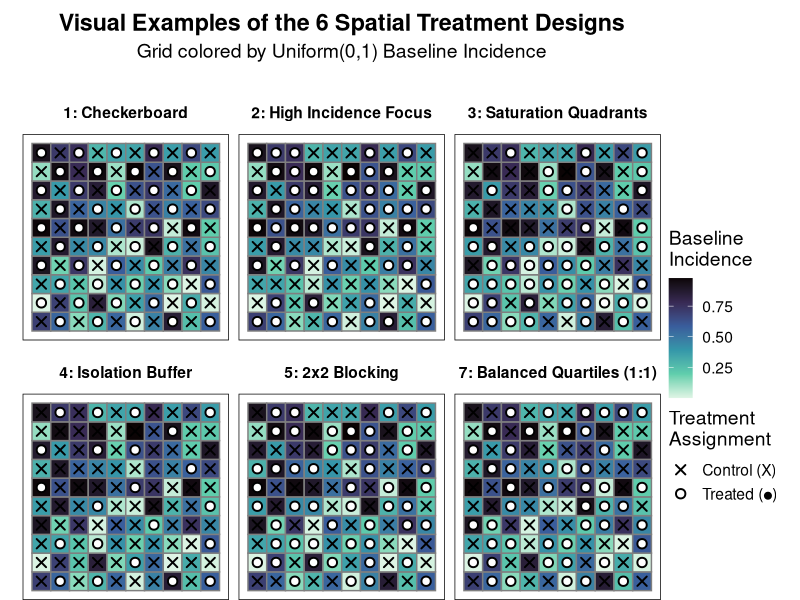
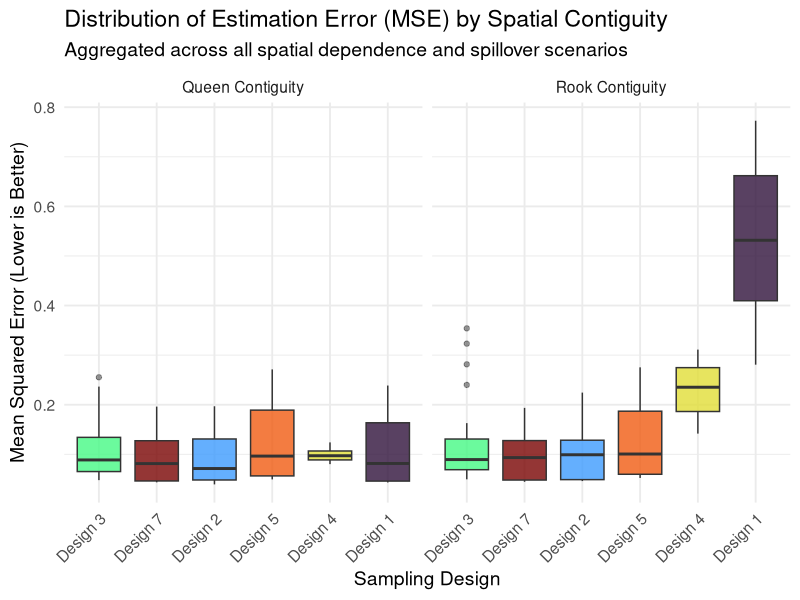
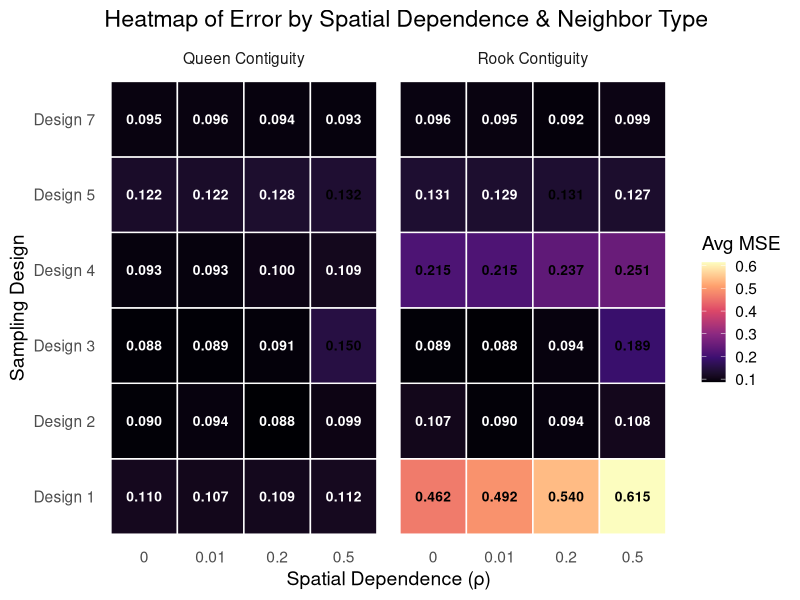

The R script that drew these images, in order:
## ---- chunk 1
# Install packages if not already installed
if (!require(spdep)) install.packages("spdep")
if (!require(dplyr)) install.packages("dplyr")
if (!require(ggplot2)) install.packages("ggplot2")
if (!require(viridis)) install.packages("viridis")

library(spdep)
library(dplyr)
library(ggplot2)
library(viridis)
## ---- chunk 2
# Toggle for Design 6 (Center Hotspot / Concentric Rings)
include_design_6 <- FALSE 

# Base Parameters
n_designs_resamples <- 100
n_outcome_resamples <- 1000
grid_dim <- 10
N_clusters <- grid_dim^2
coords <- expand.grid(x = 1:grid_dim, y = 1:grid_dim)

# Spatial Parameters
rho_vals <- c(0.00, 0.01, 0.20, 0.50)
gamma_vals <- c(0.5, 0.6, 0.7, 0.8)
spill_types <- c("control_only", "both")
neighbor_types <- c("rook", "queen")

# SDM Parameters
true_tau <- 1.0   # Direct intervention effect
beta <- 1.0       # Effect of baseline incidence on outcome
sigma <- 1.0      # Variance of the error term

# Determine which designs to run
if(include_design_6) {
  design_ids <- 1:7
} else {
  design_ids <- c(1, 2, 3, 4, 5, 7)
}
## ---- chunk 3
# Generate neighbor lists
nb_rook <- cell2nb(grid_dim, grid_dim, type = "rook")
nb_queen <- cell2nb(grid_dim, grid_dim, type = "queen")

# Generate Row-Standardized (style="W") Weight Matrices
W_rook <- nb2mat(nb_rook, style = "W", zero.policy = TRUE)
W_queen <- nb2mat(nb_queen, style = "W", zero.policy = TRUE)
## ---- chunk 4
get_designs <- function(design_id, n_resamples, N, incidence, nb_list) {
  mat <- matrix(0, nrow = N, ncol = n_resamples)
  
  if (design_id == 1) {
    # Design 1: Checkerboard (Block Stratification)
    cb1 <- (coords$x + coords$y) %% 2
    mat <- matrix(rep(cb1, n_resamples), ncol = n_resamples)
    
  } else if (design_id == 2) {
    # Design 2: High Incidence Focus
    med_val <- median(incidence)
    trt_assign <- ifelse(incidence > med_val, 1, 0)
    mat <- matrix(rep(trt_assign, n_resamples), ncol = n_resamples)
    
  } else if (design_id == 3) {
    # Design 3: Saturation Quadrants
    q_id <- ifelse(coords$x <= 5 & coords$y <= 5, 1,
            ifelse(coords$x > 5  & coords$y <= 5, 2,
            ifelse(coords$x <= 5 & coords$y > 5,  3, 4)))
    
    for (i in 1:n_resamples) {
      z <- numeric(N)
      current_sats <- sample(c(0.20, 0.40, 0.60, 0.80)) 
      for (q in 1:4) {
        idx <- which(q_id == q)
        n_trt <- round(length(idx) * current_sats[q])
        z[idx] <- sample(c(rep(1, n_trt), rep(0, length(idx) - n_trt)))
      }
      mat[, i] <- z
    }
    
  } else if (design_id == 4) {
    # Design 4: Intervention Isolation (Buffer)
    for (i in 1:n_resamples) {
      z <- numeric(N)
      available <- 1:N
      while(length(available) > 0) {
        target <- ifelse(length(available) == 1, available, sample(available, 1))
        z[target] <- 1
        neighbors <- nb_list[[target]]
        blocked <- c(target, neighbors)
        available <- setdiff(available, blocked)
      }
      mat[, i] <- z
    }
    
  } else if (design_id == 5) {
    # Design 5: 2x2 Blocking
    block_id <- paste((coords$x-1) %/% 2, (coords$y-1) %/% 2)
    unique_blocks <- unique(block_id)
    for (i in 1:n_resamples) {
      z <- numeric(N)
      for (b in unique_blocks) {
        idx <- which(block_id == b)
        z[idx] <- sample(c(1, 1, 0, 0)) 
      }
      mat[, i] <- z
    }
    
  } else if (design_id == 6) {
    # Design 6: Center Hotspot (Concentric Rings)
    dist_from_center <- pmax(abs(coords$x - 5.5), abs(coords$y - 5.5))
    rings <- as.numeric(as.factor(dist_from_center)) 
    for (i in 1:n_resamples) {
      z <- numeric(N)
      for (r in unique(rings)) {
        idx <- which(rings == r)
        n_half <- round(length(idx) / 2)
        z[idx] <- sample(c(rep(1, n_half), rep(0, length(idx) - n_half)))
      }
      mat[, i] <- z
    }
    
  } else if (design_id == 7) {
    # Design 7: Balanced Quartiles
    quartiles <- ntile(incidence, 4)
    for (i in 1:n_resamples) {
      z <- numeric(N)
      for (q in 1:4) {
        idx <- which(quartiles == q)
        n_half <- round(length(idx) / 2)
        z[idx] <- sample(c(rep(1, n_half), rep(0, length(idx) - n_half)))
      }
      mat[, i] <- z
    }
  }
  return(mat)
}
## ---- chunk 5
set.seed(2026)

# 1. Generate uniformly distributed incidence from U(0,1)
dummy_incidence <- runif(N_clusters, 0, 1)

# Focus only on the 6 relevant designs
design_ids_to_plot <- c(1, 2, 3, 4, 5, 7)

design_names <- c(
  "1" = "1: Checkerboard",
  "2" = "2: High Incidence Focus",
  "3" = "3: Saturation Quadrants",
  "4" = "4: Isolation Buffer",
  "5" = "5: 2x2 Blocking",
  "7" = "7: Balanced Quartiles (1:1)"
)

# 2. Generate exactly 1 assignment vector for each design
sample_designs_list <- lapply(design_ids_to_plot, function(d) {
  
  z <- get_designs(design_id = d, n_resamples = 1, N = N_clusters, 
                   incidence = dummy_incidence, nb_list = nb_queen)[, 1]
  
  data.frame(
    x = coords$x,
    y = coords$y,
    Incidence = dummy_incidence,
    Assignment = as.factor(z),
    Design = design_names[as.character(d)]
  )
})

sample_designs_df <- bind_rows(sample_designs_list)

# 3. Plot the 6 designs
plot_designs <- ggplot(sample_designs_df, aes(x = x, y = y)) +
  # Heatmap base layer mapped to Incidence
  geom_tile(aes(fill = Incidence), color = "grey50", linewidth = 0.5) +
  # Overlay treatment assignment as shapes 
  geom_point(aes(shape = Assignment), fill = "white", color = "black", size = 2.5, stroke = 1) +
  # Continuous color scale for the Incidence heatmap
  scale_fill_viridis_c(option = "mako", direction = -1, name = "Baseline\nIncidence") +
  # Shape scale for Treatment Assignment
  scale_shape_manual(
    values = c("0" = 4, "1" = 21), 
    labels = c("0" = "Control (X)", "1" = "Treated (\u25cf)"),
    name = "Treatment\nAssignment"
  ) +
  # Layout in a 3 columns by 2 rows grid
  facet_wrap(~ Design, ncol = 3) + 
  theme_void(base_size = 14) +
  labs(
    title = "Visual Examples of the 6 Spatial Treatment Designs",
    subtitle = "Grid colored by Uniform(0,1) Baseline Incidence",
  ) +
  theme(
    legend.position = "right",
    plot.title = element_text(hjust = 0.5, face = "bold", margin = margin(b = 5, t = 10)),
    plot.subtitle = element_text(hjust = 0.5, margin = margin(b = 20)),
    strip.text = element_text(face = "bold", margin = margin(b = 10, t = 10)),
    panel.border = element_rect(color = "black", fill = NA, linewidth = 0.5) 
  ) +
  coord_fixed() 

# Print the visualization
print(plot_designs)
## ---- chunk 6
results_list <- list()
list_index <- 1
total_scenarios <- length(neighbor_types) * length(rho_vals) * length(gamma_vals) * length(spill_types) * length(design_ids)

set.seed(2026)
start_time <- Sys.time()

cat("Starting SDM Simulation. Total scenarios:", total_scenarios, "\n")
cat("--------------------------------------------------------------\n")

for (nb_type in neighbor_types) {
  
  # Set active matrix
  W <- if(nb_type == "rook") W_rook else W_queen
  active_nb <- if(nb_type == "rook") nb_rook else nb_queen
  I <- diag(N_clusters)
  
  for (rho in rho_vals) {
    
    # 1. SDM Spatial Multiplier: (I - rho*W)^-1
    inv_mat <- solve(I - rho * W)
    
    # 2. Baseline Matrix (X and Epsilon)
    X_matrix <- matrix(runif(N_clusters * n_outcome_resamples, 0, 1), ncol = n_outcome_resamples)
    Epsilon_matrix <- matrix(rnorm(N_clusters * n_outcome_resamples, 0, sigma), ncol = n_outcome_resamples)
    baseline_part <- inv_mat %*% (X_matrix * beta + Epsilon_matrix)
    
    for (gamma in gamma_vals) {
      for (spill_type in spill_types) {
        for (d_id in design_ids) {
          
          # Get treatment assignments (Uses X_matrix[, 1] for covariate-dependent designs)
          base_incidence <- X_matrix[, 1] 
          Z_matrix <- get_designs(d_id, n_designs_resamples, N_clusters, base_incidence, active_nb)
          
          scenario_estimates <- numeric(n_designs_resamples * n_outcome_resamples)
          counter <- 1
          
          for (d_resample in 1:n_designs_resamples) {
            Z <- Z_matrix[, d_resample]
            
            # 3. Exogenous Spillover Term: WZ
            WZ <- as.vector(W %*% Z)
            spill_term <- if(spill_type == "control_only") gamma * WZ * (1 - Z) else gamma * WZ
            
            # 4. Final Y = Multiplier * (Treatment + Baseline)
            trt_effect_vector <- as.vector(inv_mat %*% (true_tau * Z + spill_term))
            Y_sim <- trt_effect_vector + baseline_part
            
            # 5. ESTIMATION STEP
            if (sum(Z) == 0 || sum(Z) == N_clusters) {
              ate_est <- rep(NA, n_outcome_resamples) 
            } else {
              # Fast Naive Difference-in-Means
              mean_Y_trt <- colMeans(Y_sim[Z == 1, , drop = FALSE])
              mean_Y_ctrl <- colMeans(Y_sim[Z == 0, , drop = FALSE])
              ate_est <- mean_Y_trt - mean_Y_ctrl
            }
            
            idx_start <- counter
            idx_end <- counter + n_outcome_resamples - 1
            scenario_estimates[idx_start:idx_end] <- ate_est
            counter <- idx_end + 1
          }
          
          valid_estimates <- na.omit(scenario_estimates)
          
          results_list[[list_index]] <- data.frame(
            Neighbor_Type = nb_type,
            Design = paste("Design", d_id),
            Rho = rho,
            Gamma = gamma,
            Spillover_Type = spill_type,
            Mean_Estimate = mean(valid_estimates),
            Bias = mean(valid_estimates) - true_tau,
            SD = sd(valid_estimates),
            MSE = mean((valid_estimates - true_tau)^2)
          )
          list_index <- list_index + 1
        }
      }
    }
  }
}

granular_results <- bind_rows(results_list)
end_time <- Sys.time()
cat("--------------------------------------------------------------\n")
print(paste("Simulation finished in", round(difftime(end_time, start_time, units="mins"), 2), "minutes."))
## ---- chunk 7
# PLOT 1: Overall Design Robustness by Neighbor Type
plot_mse_overall <- ggplot(granular_results, aes(x = reorder(Design, MSE, FUN = median), y = MSE, fill = Design)) +
  geom_boxplot(alpha = 0.8, outlier.alpha = 0.5) +
  facet_wrap(~ Neighbor_Type, labeller = as_labeller(c("queen" = "Queen Contiguity", "rook" = "Rook Contiguity"))) +
  scale_fill_viridis_d(option = "turbo") +
  theme_minimal(base_size = 14) +
  labs(
    title = "Distribution of Estimation Error (MSE) by Spatial Contiguity",
    subtitle = "Aggregated across all spatial dependence and spillover scenarios",
    x = "Sampling Design",
    y = "Mean Squared Error (Lower is Better)"
  ) +
  theme(legend.position = "none", axis.text.x = element_text(angle = 45, hjust = 1))

print(plot_mse_overall)

# PLOT 2: Heatmap of MSE by Spatial Dependence (rho)
mse_rho_summary <- granular_results %>%
  group_by(Design, Rho, Neighbor_Type) %>%
  summarise(Avg_MSE = mean(MSE), .groups = "drop") %>%
  mutate(text_color = ifelse(Avg_MSE > quantile(Avg_MSE, 0.75), "black", "white"))

plot_mse_heatmap <- ggplot(mse_rho_summary, aes(x = as.factor(Rho), y = Design, fill = Avg_MSE)) +
  geom_tile(color = "white", linewidth = 0.5) +
  geom_text(aes(label = sprintf("%.3f", Avg_MSE), color = text_color), size = 3.5, fontface = "bold", show.legend = FALSE) +
  facet_wrap(~ Neighbor_Type, labeller = as_labeller(c("queen" = "Queen Contiguity", "rook" = "Rook Contiguity"))) +
  scale_fill_viridis_c(option = "magma") + 
  scale_color_identity() + 
  theme_minimal(base_size = 14) +
  labs(
    title = "Heatmap of Error by Spatial Dependence & Neighbor Type",
    x = "Spatial Dependence (\u03c1)",
    y = "Sampling Design",
    fill = "Avg MSE"
  ) +
  theme(panel.grid = element_blank())

print(plot_mse_heatmap)
